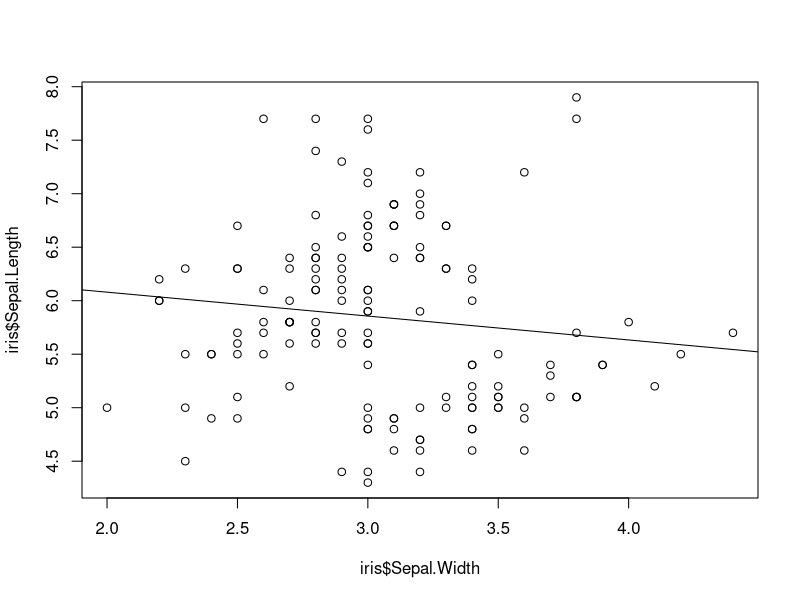

This chart was generated by the following R code:
data(iris)

model4 <- lm(Sepal.Length ~ Sepal.Width, data = iris)
print(coef(model4))

plot(iris$Sepal.Width, iris$Sepal.Length)
abline(model4)
